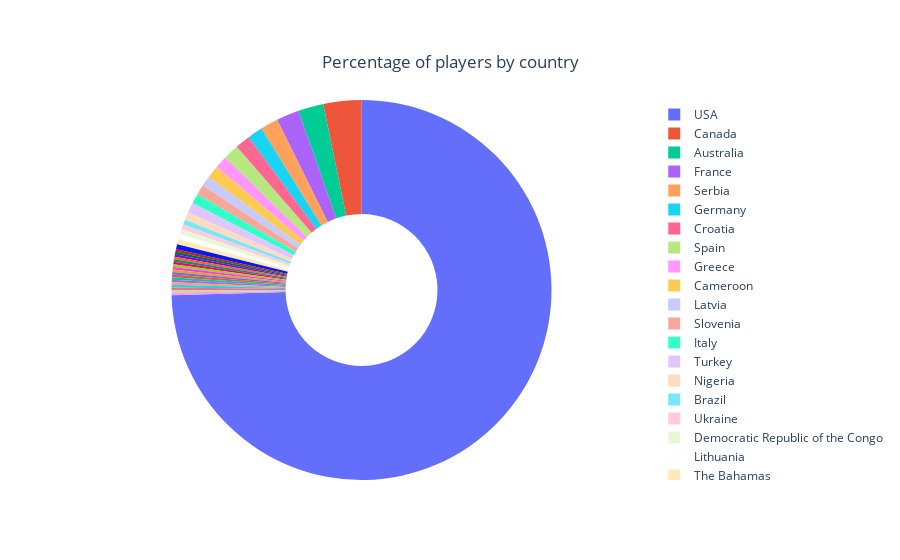

Write notebook code for a chart like this one.
### Code cell
# Oyuncuların ülkelere göre dağılım oranları

country_count = data['country'].value_counts()
fig = go.Figure(go.Pie(labels=country_count.index, values=country_count.values, hole=0.4,textinfo= "none"))
fig.update_layout(title={
        'text': "Percentage of players by country",
        'y':0.9,
        'x':0.5,
        'xanchor': 'center',
        'yanchor': 'top'})

fig.show()

### Figure 1 — Plotly figure (JSON) as saved in the notebook; plotly's stock layout.template omitted (floating-point values rounded to 4 significant figures)
{"data": [{"hole": 0.4, "labels": ["USA", "Canada", "Australia", "France", "Serbia", "Germany", "Croatia", "Spain", "Greece", "Cameroon", "Latvia", "Slovenia", "Italy", "Turkey", "Nigeria", "Brazil", "Ukraine", "Democratic Republic of the Congo", "Lithuania", "The Bahamas", "Bosnia and Herzegovina", "New Zealand", "Mali", "Haiti", "Angola", "Georgia", "Montenegro", "United Kingdom", "Japan", "Israel", "Czech", "Switzerland", "Senegal", "Puerto Rico", "Austria", "Dominican Republic", "Finland", "Philippines", "Egypt"], "textinfo": "none", "type": "pie", "values": [346, 15, 10, 9, 7, 6, 6, 6, 5, 5, 4, 4, 4, 4, 3, 2, 2, 2, 2, 2, 2, 1, 1, 1, 1, 1, 1, 1, 1, 1, 1, 1, 1, 1, 1, 1, 1, 1, 1]}], "layout": {"title": {"text": "Percentage of players by country", "x": 0.5, "xanchor": "center", "y": 0.9, "yanchor": "top"}}}
